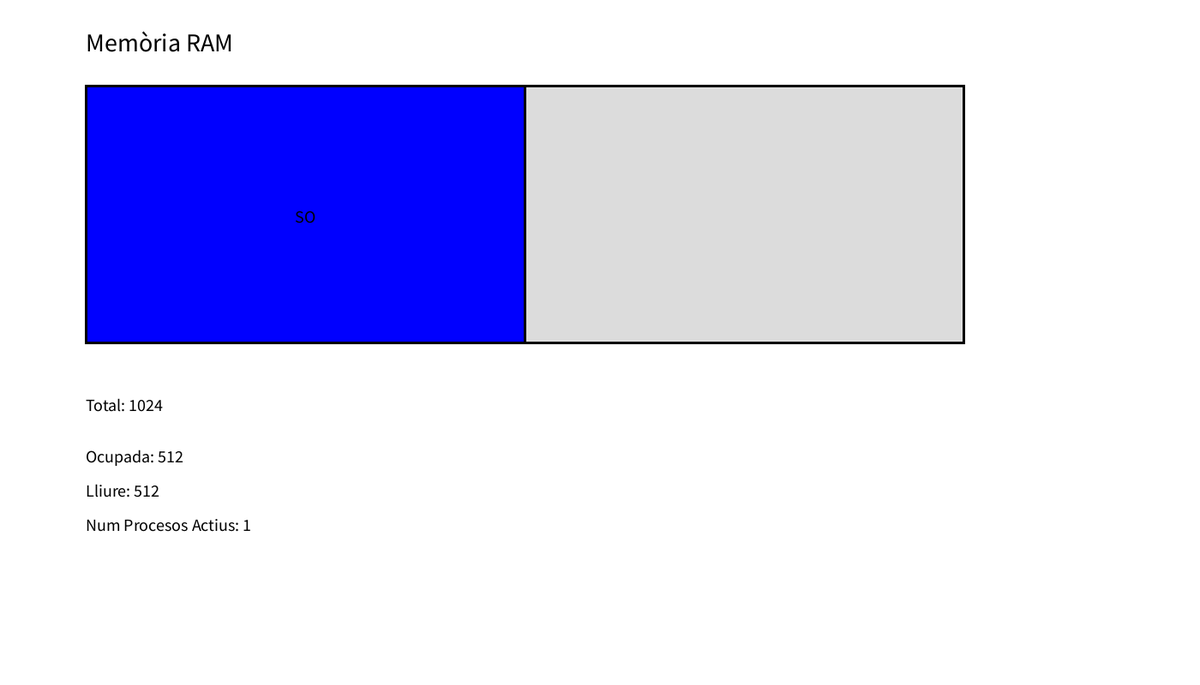
Frame 1 (no input)
Frame 60 (the mouse pressed at the canvas centre just before this capture): identical to frame 1, image omitted
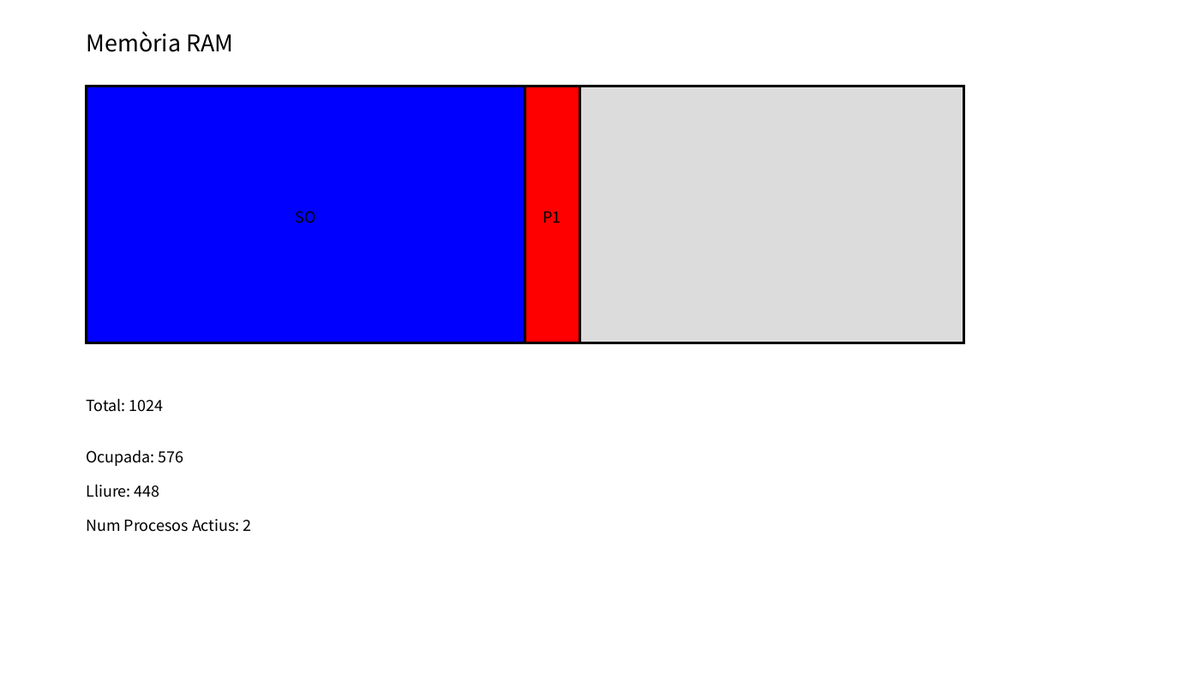
Frame 120 (the mouse held since frame 60 and released just before this capture)

The Processing sketch that drew these frames (run headless with seeded random() and noise(); from frame 60 on, the mouse is pressed at the canvas centre):

// Processing sketch: swapping
// ── swapping.pde

Memory memory;
Proces p0, p1, p2, p3, p4;

void setup(){
  
  size(1400,800);
  
  memory = new Memory(1024);
  
  p0 = new Proces("SO", color(0,0,255), 512);
  p1 = new Proces("P1", color(255, 0, 0), 64);
  p2 = new Proces("P2", color(255, 255, 0), 128);
  p3 = new Proces("P3", color(255, 0, 255), 256);
  p4 = new Proces("P4", color(0, 255, 255), 128);
  
  // Posam el SO a la memòria
  memory.swapIn(p0);
}


void draw(){
  
  background(255);
  
  // Visualitzam el continguta de la memòria
  memory.display();
  
  if(frameCount == 100){
    memory.swapIn(p1); // Afegim el procés P1 a la memòria
  }
  
  if(frameCount == 200){
    memory.swapIn(p2); // Afegim el procés P2 a la memòria
  }
  
  if(frameCount == 300){
    memory.swapIn(p3); // Afegim el procés P3 a la memòria
  }
  
  if(frameCount == 400){
    memory.swapOut(p1); // Llevam el procés P1 de la memòria
  }
  
  // Intenta afegir el procés P4 a la memòria
  if(frameCount == 500){
    memory.swapIn(p4); // No serà possible per manca d'espai compactat!!!
  }
  
}

// ── Memory.pde

class Memory {
  
  // Mida de la memòria
  int mida;
  
  // Número de Processos dins memòria
  int numProcesos;
  // Procesos dins memòria
  Proces[] procesos;
  
  // Primera adreça lliure de la memòria
  int freeAddress;
  
  // Constructor
  Memory(int m){
    this.mida = m;
    procesos = new Proces[100];
    freeAddress = 0;
  }
  
  // Posa el procés dins memòria
  void swapIn(Proces p){
    
    if(this.freeAddress + p.mida < this.mida){
      procesos[numProcesos] = p;
      procesos[numProcesos].setAddress(this.freeAddress);
    
      this.numProcesos++;
      this.freeAddress += p.mida;
      
      println(frameCount+" : SWAP IN del Procés "+p.nom);
    }
    else {
      println(frameCount+" : ERROR SWAP IN del procés "+p.nom+"!!!!");
    }
        
  }
 
  // Lleva el procés de memòria
  void swapOut(Proces p){
    for(int i=0; i<numProcesos;i++){
      if(procesos[i] == p){
        procesos[i] = null;
        println(frameCount+" : SWAP OUT del Procés "+p.nom);
        break;
      }
    }
  }
  
  // Dibuixa la informació i el contingut de la memòria
  void display(){
    
    stroke(0); strokeWeight(3); fill(220);
    rect(100, 100, this.mida, 300);
    
    stroke(0); fill(0); textSize(20); textAlign(LEFT); textSize(30);
    text("Memòria RAM", 100, 60);
    
    textSize(20);
    text("Total: " + this.mida, 100, 480);
    
    int mo = calculaMemoriaOcupada();
    text("Ocupada: " + mo, 100, 540);
    
    int ml = this.mida - mo;
    text("Lliure: " + ml, 100, 580);
    
    int np = numProcesos();
    text("Num Procesos Actius: " + np, 100, 620);
    
    // Dibuixa els procesos dins memòria
    for(int i=0; i<numProcesos; i++){
      if(procesos[i]!=null){
        procesos[i].display(100, 100, 300);
      }
    }
  }
  
  // Calcula el total de memòria ocupada
  int calculaMemoriaOcupada(){
    int m = 0;
    for(int i=0; i<numProcesos; i++){
      if(procesos[i]!=null){
        m += procesos[i].mida;
      }
    }
    return m;
  }
  
  // Calcula quants processos hi ha en memòria
  int numProcesos(){
    int n = 0;
    for(int i=0; i<numProcesos; i++){
      if(procesos[i]!=null){
        n++;
      }
    }
    return n;
  }
  
}

// ── Proces.pde


class Proces {
  
  // Nom del procés
  String nom;
  // Color del procés
  color c;
  // Mida del procés
  int mida;
  
  // Adreça de memòria del procés
  int address;
  
  // Constructor
  Proces(String n, color c, int m){
    this.nom = n;
    this.c = c;
    this.mida = m;
  }
  
  // Assigna adreça de memòria al procés
  void setAddress(int a){
    this.address = a;
  }
  
  // Dibuixa el procés
  void display(float x, float y, float h){
      
      fill(this.c); stroke(0); strokeWeight(3);
      rect(x + this.address, y, this.mida, h);
      
      fill(0); textAlign(CENTER); textSize(20);
      text(this.nom, x + this.address + this.mida/2 , y + h/2 + 10);
  }
  
}
